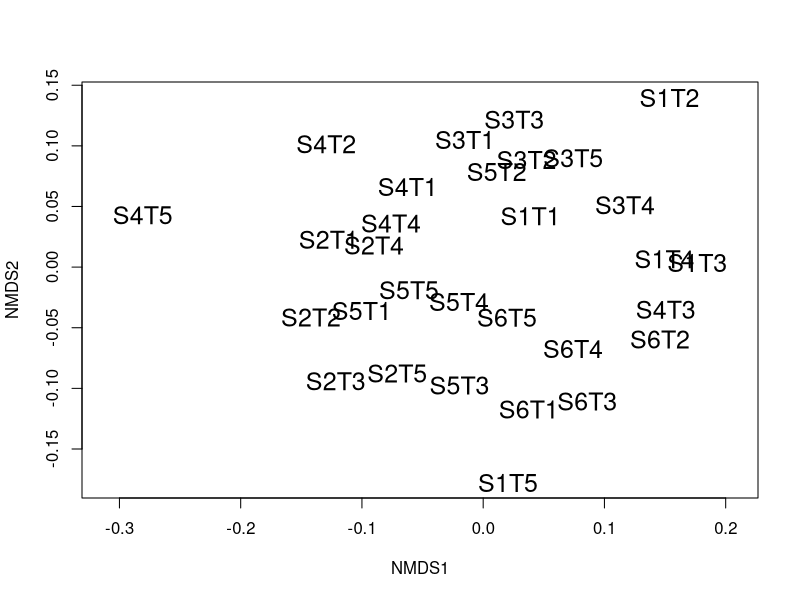
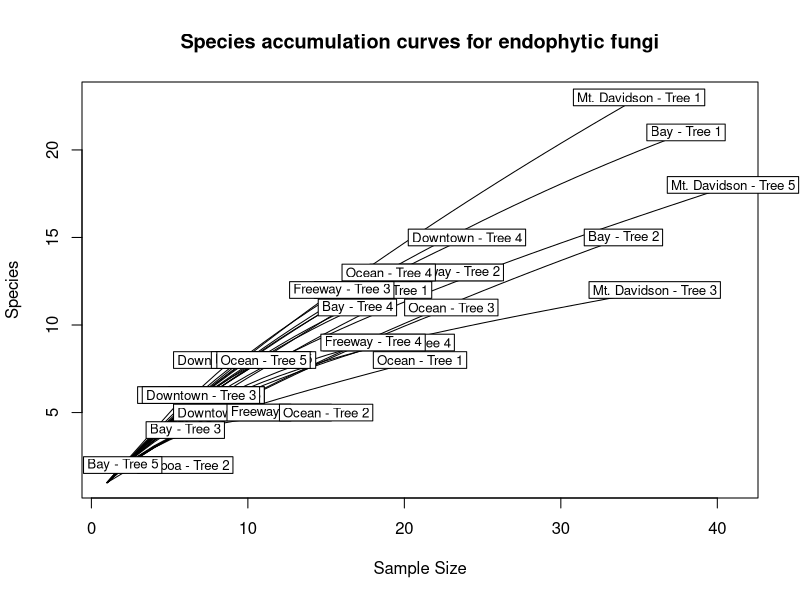
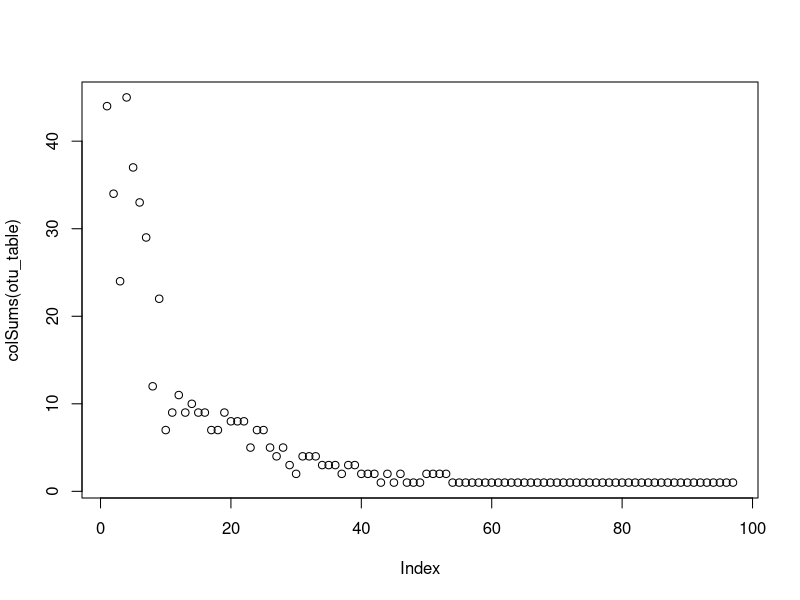
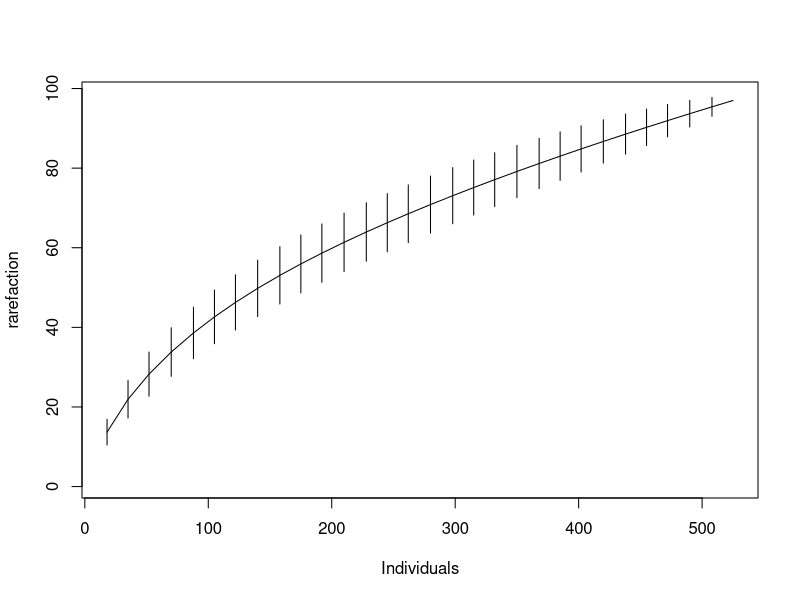
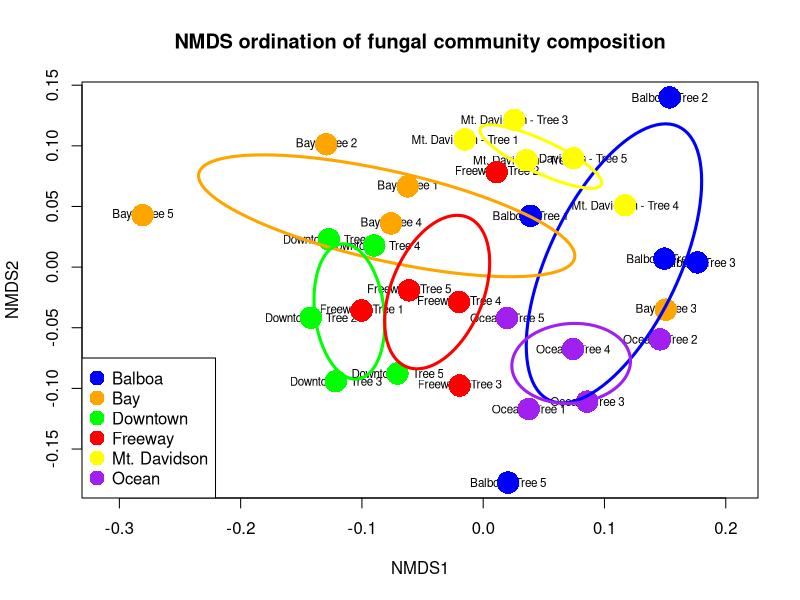

Write the R code that produced these figures, in order.
# Draft of R script to perform some ecological analyses on clustered data
# originating from single Sanger ITS reads

# Originally written by Naupaka Zimmerman
# nzimmerman@usfca.edu
# August 24, 2017

## TODO: Fix paths for the files

# load libraries
library("dplyr")
library("tidyr")
library("vegan")

# load files
otus <- read.table("seq_with_OTU_ID.txt")
groups <- read.table("groupfile.tsv")
trees <- read.csv("metadata/M_excel_tree_metadata.csv",
                  stringsAsFactors = FALSE)

# count by groups instead of trees
otu_table <- otus %>%
  left_join(groups, by = c("V1" = "V1")) %>%
  group_by(V2.x, V2.y) %>%
  summarize(count = n()) %>%
  spread(V2.x, count, fill = 0)

# get rid of rows with NA
otu_table <- as.data.frame(na.omit(otu_table))

# fix row name problems for vegan
row.names(otu_table) <- otu_table[, 1]
otu_table <- otu_table[, -1]

# drop out USF test sample
otu_table <- otu_table[1:30,]

# do and plot ordination with this matrix
plot(metaMDS(otu_table), type = "t", display = "sites", cex = 1.5)

# fix row names to be more readable
row.names(otu_table) <- c(paste("Balboa - Tree", 1:5),
                         paste("Downtown - Tree", 1:5),
                         paste("Mt. Davidson - Tree", 1:5),
                         paste("Bay - Tree", 1:5),
                         paste("Freeway - Tree", 1:5),
                         paste("Ocean - Tree", 1:5))

# some species accumulation curves
rarecurve(otu_table, main = "Species accumulation curves for endophytic fungi")
plot(colSums(otu_table))
plot(specaccum(otu_table, method = "rare"), xvar = "individuals")


# more sophisticaed multi-step ordination plotting
ord_obj <- metaMDS(otu_table)

group_labels <- c(rep("Balboa", 5),
                  rep("Downtown", 5),
                  rep("Mt. Davidson", 5),
                  rep("Bay", 5),
                  rep("Freeway", 5),
                  rep("Ocean", 5))

plot(ord_obj,
     display = "sites",
     type = "t",
     main = "NMDS ordination of fungal community composition")

points(ord_obj,
       display = "sites",
       col = c(rep("blue", 5),
               rep("green", 5),
               rep("yellow", 5),
               rep("orange", 5),
               rep("red", 5),
               rep("purple", 5)),
       cex = 3,
       pch = 16)

legend("bottomleft",
       legend = levels(factor(group_labels)),
       pch = 16,
       cex = 1,
       pt.cex = 2,
       col = c("blue",
               "orange",
               "green",
               "red",
               "yellow",
               "purple"))

ordiellipse(ord_obj,
            groups =group_labels,
            label = FALSE,
            col = c("blue",
                    "orange",
                    "green",
                    "red",
                    "yellow",
                    "purple"),
            lwd = 3)

